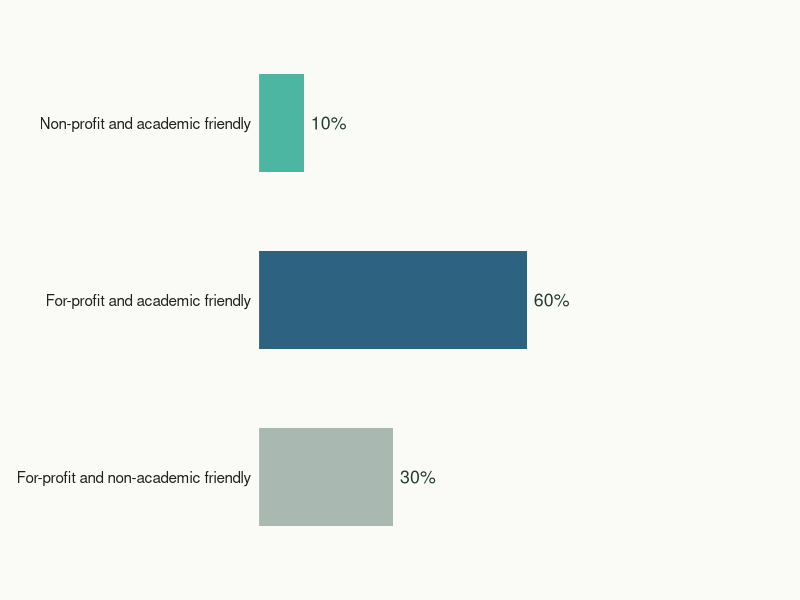
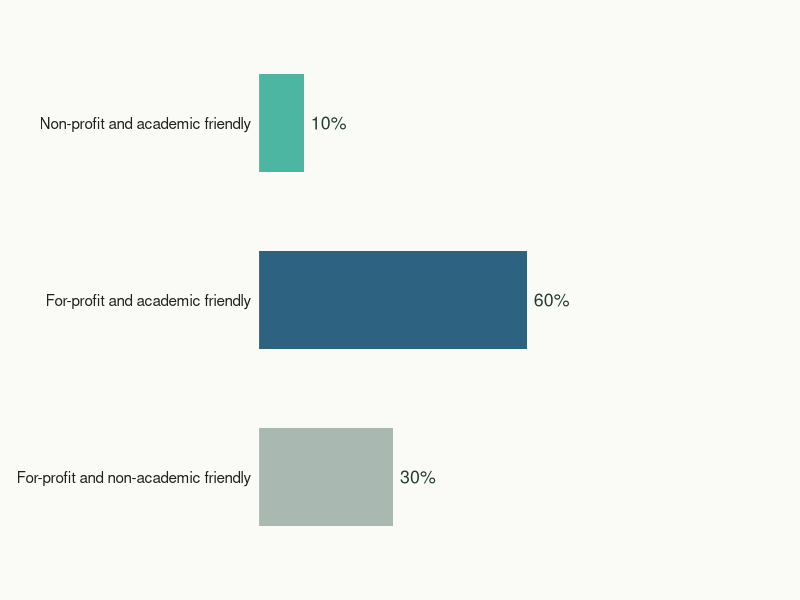

Write R code to recreate these figures, in order.

library(ggplot2)
library(dplyr)
library(scales)

# Load results
ratios <- read.csv("results/citation_fairness_ratios.csv")

# Set category order
ratios$category <- factor(
  ratios$category,
  levels = rev(ratios$category)
)

# Colours matching your website
fairness_colors <- c(
  "Non-profit and academic friendly" = "#4DB6A3",
  "For-profit and academic friendly" = "#2D6381",
  "For-profit and non-academic friendly" = "#AAB8B2"
)

# Create figure
p_fairness <- ggplot(
  ratios,
  aes(x = ratio, y = category, fill = category)
) +
  geom_col(width = 0.55) +
  geom_text(
    aes(label = percent(ratio, accuracy = 1)),
    hjust = -0.2,
    size = 4.5,
    color = "#233D35"
  ) +
  scale_fill_manual(values = fairness_colors) +
  scale_x_continuous(
    limits = c(0, 1.12),
    breaks = NULL,
    expand = expansion(mult = c(0, 0))
  ) +
  labs(x = NULL, y = NULL) +
  theme_minimal(base_size = 12) +
  theme(
    legend.position = "none",
    panel.grid = element_blank(),
    axis.text.y = element_text(
      color = "#1F2421",
      size = 11
    ),
    axis.text.x = element_blank(),
    plot.margin = margin(12, 30, 12, 12),
    plot.background = element_rect(
      fill = "#FAFAF7",
      color = NA
    )
  )

# Display
print(p_fairness)

# Save as SVG
dir.create("images", showWarnings = FALSE)

ggsave(
  "images/citation_fairness.svg",
  p_fairness,
  width = 9,
  height = 2.8,
  bg = "#FAFAF7"
)
